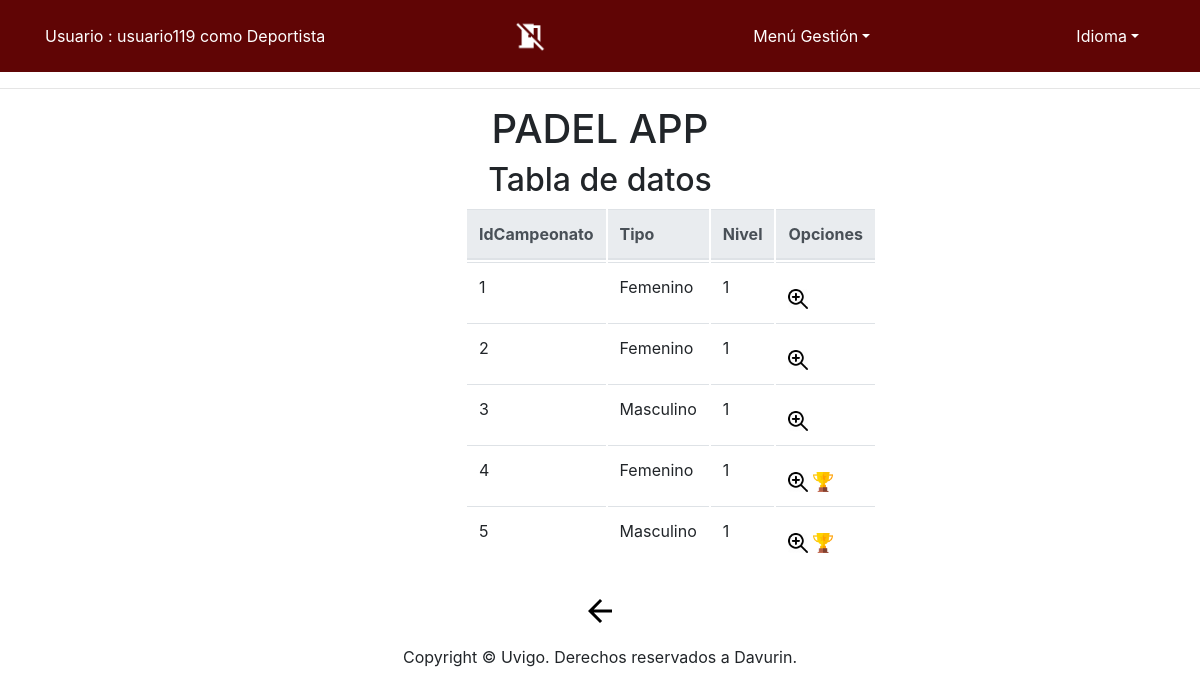
/app/Controllers/CATEGORIA_CONTROLLER.php (signed in), run on the app's committed database.
### tables this page shows
CREATE TABLE IF NOT EXISTS `Categoria` (
  `IdCampeonato` INT NOT NULL,
  `Tipo` VARCHAR(10) NOT NULL,
  `Nivel` INT NOT NULL,
  PRIMARY KEY (`IdCampeonato`, `Tipo`, `Nivel`),
  INDEX `fk_Campeonato_has_Categoria_idx` (`IdCampeonato` ASC) ,
  CONSTRAINT `fk_Campeonato_has_Categoria_idx`
    FOREIGN KEY (`IdCampeonato`)
    REFERENCES `Campeonato` (`IdCampeonato`)
    ON DELETE NO ACTION
    ON UPDATE NO ACTION);

### app/Functions/Authentication.php (called while the page is built)
<?php
function IsAuthenticated(){
	if (!isset($_SESSION['login']) && !isset($_SESSION['tipo'])){
		return false;
	}
	else{
		return true;
	}
}
?>

### app/Models/CATEGORIA_MODEL.php (called while the page is built, shortened)
<?php
class CATEGORIA_MODEL{
	var $IdCampeonato;
    var $Tipo;
	var $Nivel;
	var $mysqli;
	function __construct($IdCampeonato,$Tipo,$Nivel) {
		$this->IdCampeonato = $IdCampeonato;
		$this->Tipo = $Tipo;
		$this->Nivel = $Nivel;
		include_once '../Functions/BdAdmin.php';
		$this->mysqli = ConectarBD();
	}
	function SEARCH() {
		$sql = "select Cat.IdCampeonato as IdCampeonato,
					Cat.Tipo as Tipo,
					Cat.Nivel as Nivel,
					Cam.FechaIni as FechaIni,
					Cam.FechaFin as FechaFin,
					Cam.HoraIni as HoraIni,
					Cam.HoraFin as HoraFin,
					(select count(numPareja)  from Pareja where  IdCampeonato = Cat.IdCampeonato  && Tipo = Cat.Tipo  && Nivel LIKE Cat.Nivel) as numInscritos
       			from CATEGORIA Cat, CAMPEONATO Cam
    			where
    				(
					(BINARY Cat.IdCampeonato LIKE '%$this->IdCampeonato%') &&
					(BINARY Cat.Tipo LIKE '%$this->Tipo%') &&
					(BINARY Cat.Nivel LIKE '%$this->Nivel%')
					&& (Cat.IdCampeonato = Cam.IdCampeonato))
					group by Cat.IdCampeonato
    				";
		if ( !( $resultado = $this->mysqli->query( $sql ) ) ) {
			return 'Error en la consulta sobre la base de datos';
		} else {
			return $resultado;
		}
	}
 	}
?>

### app/Functions/BdAdmin.php (called while the page is built, shortened)
<?php
function ConectarBD()
{
	    $mysqli = new mysqli("localhost", "user", "pass", "abpbase");
		return $mysqli;
}
?>

### app/Views/CATEGORIA/CATEGORIA_SHOWALL_View.php (the view, shortened to what this page needs)
<?php
class CATEGORIA_SHOWALL {
	function __construct( $lista, $datos) {
		$this->lista = $lista;
		$this->datos = $datos;
		$this->render($this->lista,$this->datos);
	}
	function render($lista,$datos){
		$this->datos = $datos;
	include '../Views/Header.php';
?>
		<div class="seccion" align="center">
			<h2>
				<?php echo $strings['Tabla de datos'];?>
			</h2>
			<div class="col-md-3">
			<table class="table">
				<thead class="thead-light">
				<tr>
<?php
					foreach ( $lista as $atributo ) {
?>
					<th>
						<?php echo $strings[$atributo]?>
					</th>
<?php
					}
?>
					<th colspan="2" >
						<?php echo $strings['Opciones']?>
					</th>
				</tr>
<?php
				while ( $fila = mysqli_fetch_array( $this->datos ) ) {
?>
				<tr>
<?php
					foreach ( $lista as $atributo ) {
?>
					<td>
<?php
							echo $fila[ $atributo ];
?>
					</td>
<?php
					}
?>
					<td>
						<form action="../Controllers/CATEGORIA_CONTROLLER.php" method="get" style="display:inline" >
								<button id ="buttonBien" type="submit" name="action" value="SHOWCURRENT" ><img src="../Views/icon/verdetalles_2.jpg" alt="<?php echo $strings['Ver en detalle']?>" width="20" height="20"/></button>
<?php
					if((($fila['FechaIni'] < date("Y-m-d")) && ($fila['FechaFin'] >= date("Y-m-d")) && $fila['numInscritos'] <= 96))
					{
						if(($fila['FechaFin'] == date("Y-m-d")) && ($fila['HoraFin'] > date("H:i:s"))){
?>
								<button id ="buttonBien" type="submit" name="action" value="INSCRIPTION" ><img src="../Views/icon/exito.png" alt="<?php echo $strings['Ver en detalle']?>" width="20" height="20"/></button>
<?php
							  }else{
								if(($fila['FechaFin'] > date("Y-m-d"))){
?>
									<button id ="buttonBien" type="submit" name="action" value="INSCRIPTION" ><img src="../Views/icon/exito.png" alt="<?php echo $strings['Ver en detalle']?>" width="20" height="20"/></button>
<?php
								}
							}
					}else{
						if((($fila['FechaIni'] == date("Y-m-d")) && ($fila['HoraIni'] < date("H:i:s"))) && ($fila['FechaFin'] >= date("Y-m-d"))&& $fila['numInscritos'] <= 96){
							if(($fila['FechaFin'] == date("Y-m-d")) &&  ($fila['HoraFin'] > date("H:i:s"))){
?>
								<button id ="buttonBien" type="submit" name="action" value="INSCRIPTION" ><img src="../Views/icon/exito.png" alt="<?php echo $strings['Ver en detalle']?>" width="20" height="20"/></button>
<?php
							  }else{
								if(($fila['FechaFin'] > date("Y-m-d"))){
?>
									<button id ="buttonBien" type="submit" name="action" value="INSCRIPTION" ><img src="../Views/icon/exito.png" alt="<?php echo $strings['Ver en detalle']?>" width="20" height="20"/></button>
<?php
								}
							}
						}
					}
?>
						</form>
				</tr>
<?php
				}
?>
			</thead>
			</table>
			<form action='../Controllers/USUARIO_CONTROLLER.php' method="post">
				<button id ="buttonBien" type="submit"><img src="../Views/icon/back_big2.png" alt="<?php echo $strings['Atras']?>" /></button>
			</form>
			</div>
		</div>
<?php
		include '../Views/Footer.php';
		}
		}
?>

### app/Controllers/CATEGORIA_CONTROLLER.php (shortened to what this page needs)
<?php
include '../Functions/Authentication.php';
include '../Models/CAMPEONATO_MODEL.php';
include '../Models/CATEGORIA_MODEL.php';
include '../Views/CATEGORIA/CATEGORIA_SHOWALL_View.php';
switch ( $_REQUEST[ 'action' ] ) {
	default:
		if($_SESSION['tipo'] == 'Deportista'){
			$CATEGORIA= new CATEGORIA_MODEL( '', '', '');
			$datos = $CATEGORIA->SEARCH();
			$lista = array( 'IdCampeonato','Tipo','Nivel');
			new CATEGORIA_SHOWALL( $lista, $datos);
		}else{
			new USUARIO_DEFAULT();
		}
}
?>

### app/Views/Header.php (shortened to what this page needs)
<?php
	include_once '../Functions/Authentication.php';
?>
<!doctype html>
<html lang="es">
  <head>
	<link rel="stylesheet" type="text/css" media="screen" href="../Views/css/bootstrap-4.0.0.css" hreflang="es">
	<link rel="stylesheet" type="text/css" media="screen" href="../Views/js/tcal/tcal.css" hreflang="es">
	  <link rel="stylesheet" type="text/css" href="https://cdn.datatables.net/1.10.19/css/jquery.dataTables.css">
	  <link rel="stylesheet" type="text/css" href="https://cdn.datatables.net/1.10.19/css/jquery.dataTables.min.css">
		<link rel="stylesheet" href="http://code.jquery.com/ui/1.11.4/themes/smoothness/jquery-ui.css">
  </head>
  <body>
	  <header>
    <nav class="navbar navbar-expand-lg navbar-dark bg-dark">
      <div class="container">
		<?php	if (IsAuthenticated()){  ?>
		<p style="color: white"><?php 	echo $strings['Usuario'] . ' : ' . $_SESSION['login'] . ' como ' . $_SESSION['tipo'] . '<br>'; ?></p>
              <a class="nav-link disabled" href="../Functions/Desconectar.php" alt="<?php echo $strings['Desconectarse']?>"/>
              <img src="../Views/icon/desconectarse_big.png" width="32" height="32" alt="<?php echo $strings['Desconectarse']?>" style="float:right;">
<?php
	}
?>
	<?php if (isset($_SESSION['login']) & isset($_SESSION['tipo'])) {
 ?>
		<li class="nav-item dropdown" style="display: block">
			<a class="nav-link dropdown-toggle" style="color: white" href="<?php echo $strings['menuGestion']; ?>" id="navbarDropdown" role="button" data-toggle="dropdown" aria-haspopup="true" aria-expanded="false"><?php echo $strings['menuGestion']; ?></a>
				<?php if(isset($_SESSION['login']) & isset($_SESSION['tipo'])) {  ?>
					<?php if($_SESSION['tipo'] == 'Deportista'){ ?>
							<div class="dropdown-divider"></div>
								<button id ="buttonBien" type="submit"  name="insCampeonato"><a class="dropdown-item" href="../Controllers/CATEGORIA_CONTROLLER.php" /><?php echo $strings['Inscribirse en campeonato'] ?></a></button>
              	<?php } } }?>
            </li>
            <li class="nav-item dropdown" style="display: block">
			<form name='idiomform' action="../Functions/CambioIdioma.php" method="post">
              <a class="nav-link dropdown-toggle" style="color: white" href="<?php echo $strings['idioma']; ?>" id="navbarDropdown" role="button" data-toggle="dropdown" aria-haspopup="true" aria-expanded="false"><?php echo $strings['idioma']; ?></a>
			</form>
            </li>
        </div>
</nav>
	  <hr>
	  	<div align="center" class="titulo"><h1>PADEL APP</h1></div>
	</header>

### app/Views/Footer.php (shortened to what this page needs)
	<footer class="text-center" align="fixed" >
      <div class="container">
        <div class="row">
          <div class="col-12">
            <p>Copyright © Uvigo. Derechos reservados a Davurin.</p>
          </div>
        </div>
      </div>
	</footer>
  </body>
</html>

### data on the page
categoria: IdCampeonato "1", Tipo "Femenino", Nivel "1"
categoria: IdCampeonato "2", Tipo "Femenino", Nivel "1"
categoria: IdCampeonato "3", Tipo "Masculino", Nivel "1"
categoria: IdCampeonato "4", Tipo "Femenino", Nivel "1"
categoria: IdCampeonato "5", Tipo "Masculino", Nivel "1"

### other printed values
$strings['Usuario'] "Usuario"
$_SESSION['login'] "usuario119"
$_SESSION['tipo'] "Deportista"
$strings['menuGestion'] "Menú Gestión"
$strings['idioma'] "Idioma"
$strings['Tabla de datos'] "Tabla de datos"
$strings[$atributo] "IdCampeonato"
$strings[$atributo] "Tipo"
$strings[$atributo] "Nivel"
$strings['Opciones'] "Opciones"
